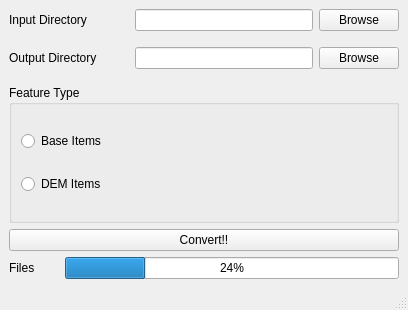
<?xml version="1.0" encoding="UTF-8"?>
<ui version="4.0">
 <class>MainWindow</class>
 <widget class="QMainWindow" name="MainWindow">
  <property name="geometry">
   <rect>
    <x>0</x>
    <y>0</y>
    <width>408</width>
    <height>310</height>
   </rect>
  </property>
  <property name="windowTitle">
   <string>MainWindow</string>
  </property>
  <widget class="QWidget" name="centralwidget">
   <layout class="QHBoxLayout" name="horizontalLayout">
    <item>
     <layout class="QVBoxLayout" name="verticalLayout">
      <item>
       <layout class="QHBoxLayout" name="horizontalLayout_2">
        <property name="topMargin">
         <number>0</number>
        </property>
        <item>
         <widget class="QLabel" name="lbl_in_dir">
          <property name="minimumSize">
           <size>
            <width>120</width>
            <height>0</height>
           </size>
          </property>
          <property name="text">
           <string>Input Directory</string>
          </property>
         </widget>
        </item>
        <item>
         <widget class="QLineEdit" name="tbx_in_dir"/>
        </item>
        <item>
         <widget class="QPushButton" name="btn_in_dir">
          <property name="text">
           <string>Browse</string>
          </property>
         </widget>
        </item>
       </layout>
      </item>
      <item>
       <layout class="QHBoxLayout" name="horizontalLayout_3">
        <property name="topMargin">
         <number>10</number>
        </property>
        <item>
         <widget class="QLabel" name="lbl_out_dir">
          <property name="minimumSize">
           <size>
            <width>120</width>
            <height>0</height>
           </size>
          </property>
          <property name="text">
           <string>Output Directory</string>
          </property>
         </widget>
        </item>
        <item>
         <widget class="QLineEdit" name="tbx_out_dir"/>
        </item>
        <item>
         <widget class="QPushButton" name="btn_out_dir">
          <property name="text">
           <string>Browse</string>
          </property>
         </widget>
        </item>
       </layout>
      </item>
      <item>
       <layout class="QHBoxLayout" name="horizontalLayout_6">
        <property name="topMargin">
         <number>10</number>
        </property>
        <item>
         <widget class="QGroupBox" name="gbx_feat_type">
          <property name="title">
           <string>Feature Type</string>
          </property>
          <layout class="QVBoxLayout" name="verticalLayout_3">
           <item>
            <widget class="QRadioButton" name="rad_feat_type_base">
             <property name="text">
              <string>Base Items</string>
             </property>
            </widget>
           </item>
           <item>
            <widget class="QRadioButton" name="rad_feat_type_mesh">
             <property name="text">
              <string>DEM Items</string>
             </property>
            </widget>
           </item>
          </layout>
         </widget>
        </item>
       </layout>
      </item>
      <item>
       <widget class="QPushButton" name="btn_convert">
        <property name="text">
         <string>Convert!!</string>
        </property>
       </widget>
      </item>
      <item>
       <layout class="QHBoxLayout" name="horizontalLayout_5">
        <property name="topMargin">
         <number>0</number>
        </property>
        <item>
         <widget class="QLabel" name="lbl_proc_files">
          <property name="minimumSize">
           <size>
            <width>50</width>
            <height>0</height>
           </size>
          </property>
          <property name="maximumSize">
           <size>
            <width>50</width>
            <height>16777215</height>
           </size>
          </property>
          <property name="text">
           <string>Files</string>
          </property>
         </widget>
        </item>
        <item>
         <widget class="QProgressBar" name="pbr_proc_files">
          <property name="value">
           <number>24</number>
          </property>
         </widget>
        </item>
       </layout>
      </item>
     </layout>
    </item>
   </layout>
  </widget>
  <widget class="QMenuBar" name="menubar">
   <property name="geometry">
    <rect>
     <x>0</x>
     <y>0</y>
     <width>408</width>
     <height>22</height>
    </rect>
   </property>
  </widget>
  <widget class="QStatusBar" name="statusbar"/>
 </widget>
 <resources/>
 <connections/>
</ui>
